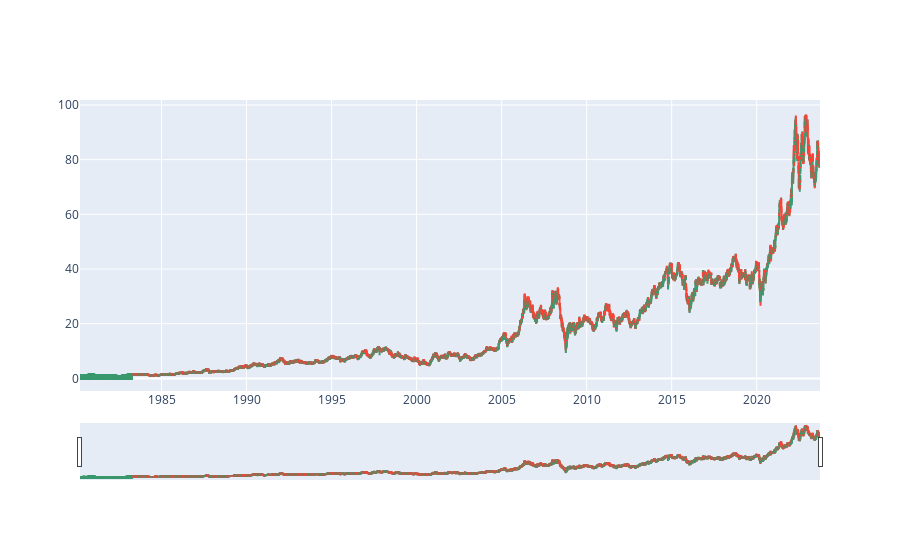

The notebook cell this image was saved under:
### Code cell
plot_candle_stick(df
                  )

### Figure 1 — Plotly figure (JSON) as saved in the notebook; plotly's stock layout.template omitted (floating-point values rounded to 4 significant figures; data arrays with more than 128 entries replaced by an {"elided": "..."} marker saying what was removed)
{"data": [{"close": {"elided": "10972 float values"}, "high": {"elided": "10972 float values"}, "low": {"elided": "10972 float values"}, "open": {"elided": "10972 float values"}, "type": "candlestick", "x": {"elided": "10972 str values"}}], "layout": {}}
